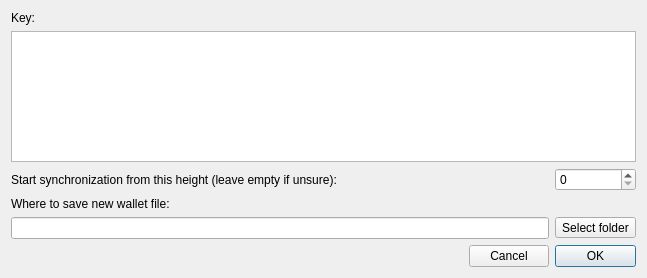
<?xml version="1.0" encoding="UTF-8"?>
<ui version="4.0">
 <class>ImportKeyDialog</class>
 <widget class="QDialog" name="ImportKeyDialog">
  <property name="geometry">
   <rect>
    <x>0</x>
    <y>0</y>
    <width>647</width>
    <height>278</height>
   </rect>
  </property>
  <property name="minimumSize">
   <size>
    <width>0</width>
    <height>130</height>
   </size>
  </property>
  <property name="windowTitle">
   <string>Import private key</string>
  </property>
  <layout class="QGridLayout" name="gridLayout">
   <item row="5" column="0" colspan="2">
    <widget class="QLineEdit" name="m_pathEdit"/>
   </item>
   <item row="4" column="0" colspan="4">
    <widget class="QLabel" name="label_2">
     <property name="text">
      <string>Where to save new wallet file:</string>
     </property>
    </widget>
   </item>
   <item row="6" column="0">
    <spacer name="horizontalSpacer">
     <property name="orientation">
      <enum>Qt::Horizontal</enum>
     </property>
     <property name="sizeHint" stdset="0">
      <size>
       <width>454</width>
       <height>20</height>
      </size>
     </property>
    </spacer>
   </item>
   <item row="6" column="1">
    <widget class="QPushButton" name="m_cancelButton">
     <property name="text">
      <string>Cancel</string>
     </property>
     <property name="autoDefault">
      <bool>false</bool>
     </property>
    </widget>
   </item>
   <item row="5" column="2" colspan="2">
    <widget class="QToolButton" name="m_selectPathButton">
     <property name="text">
      <string>Select folder</string>
     </property>
    </widget>
   </item>
   <item row="2" column="0">
    <widget class="QLabel" name="label_3">
     <property name="text">
      <string>Start synchronization from this height (leave empty if unsure):</string>
     </property>
    </widget>
   </item>
   <item row="1" column="0" colspan="4">
    <widget class="QTextEdit" name="m_keyEdit">
     <property name="readOnly">
      <bool>false</bool>
     </property>
    </widget>
   </item>
   <item row="6" column="2" colspan="2">
    <widget class="QPushButton" name="m_okButton">
     <property name="text">
      <string>OK</string>
     </property>
     <property name="autoDefault">
      <bool>false</bool>
     </property>
     <property name="default">
      <bool>true</bool>
     </property>
    </widget>
   </item>
   <item row="0" column="0">
    <widget class="QLabel" name="label">
     <property name="text">
      <string>Key:</string>
     </property>
    </widget>
   </item>
   <item row="2" column="2" colspan="2">
    <widget class="QSpinBox" name="m_syncHeight">
     <property name="maximum">
      <number>999999999</number>
     </property>
    </widget>
   </item>
  </layout>
 </widget>
 <resources/>
 <connections>
  <connection>
   <sender>m_selectPathButton</sender>
   <signal>clicked()</signal>
   <receiver>ImportKeyDialog</receiver>
   <slot>selectPathClicked()</slot>
   <hints>
    <hint type="sourcelabel">
     <x>620</x>
     <y>54</y>
    </hint>
    <hint type="destinationlabel">
     <x>323</x>
     <y>65</y>
    </hint>
   </hints>
  </connection>
  <connection>
   <sender>m_okButton</sender>
   <signal>clicked()</signal>
   <receiver>ImportKeyDialog</receiver>
   <slot>onAccept()</slot>
   <hints>
    <hint type="sourcelabel">
     <x>594</x>
     <y>102</y>
    </hint>
    <hint type="destinationlabel">
     <x>323</x>
     <y>65</y>
    </hint>
   </hints>
  </connection>
  <connection>
   <sender>m_cancelButton</sender>
   <signal>clicked()</signal>
   <receiver>ImportKeyDialog</receiver>
   <slot>reject()</slot>
   <hints>
    <hint type="sourcelabel">
     <x>511</x>
     <y>102</y>
    </hint>
    <hint type="destinationlabel">
     <x>323</x>
     <y>65</y>
    </hint>
   </hints>
  </connection>
  <connection>
   <sender>m_keyEdit</sender>
   <signal>textChanged()</signal>
   <receiver>ImportKeyDialog</receiver>
   <slot>onTextChanged()</slot>
   <hints>
    <hint type="sourcelabel">
     <x>323</x>
     <y>93</y>
    </hint>
    <hint type="destinationlabel">
     <x>323</x>
     <y>138</y>
    </hint>
   </hints>
  </connection>
 </connections>
 <slots>
  <slot>selectPathClicked()</slot>
  <slot>onTextChanged()</slot>
  <slot>onAccept()</slot>
 </slots>
</ui>
